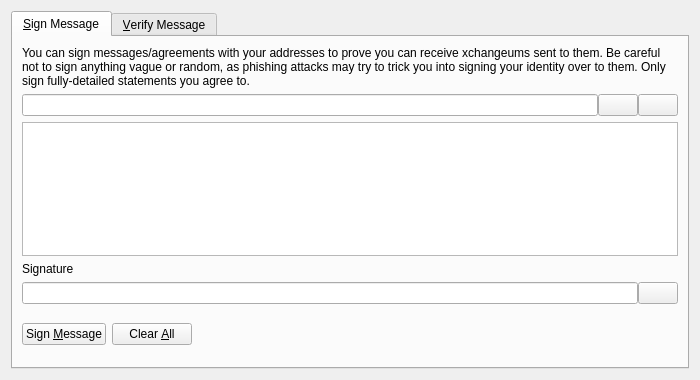
<?xml version="1.0" encoding="UTF-8"?>
<ui version="4.0">
 <class>SignVerifyMessageDialog</class>
 <widget class="QDialog" name="SignVerifyMessageDialog">
  <property name="geometry">
   <rect>
    <x>0</x>
    <y>0</y>
    <width>700</width>
    <height>380</height>
   </rect>
  </property>
  <property name="windowTitle">
   <string>Signatures - Sign / Verify a Message</string>
  </property>
  <property name="modal">
   <bool>true</bool>
  </property>
  <layout class="QVBoxLayout" name="verticalLayout">
   <item>
    <widget class="QTabWidget" name="tabWidget">
     <property name="currentIndex">
      <number>0</number>
     </property>
     <widget class="QWidget" name="tabSignMessage">
      <attribute name="title">
       <string>&amp;Sign Message</string>
      </attribute>
      <layout class="QVBoxLayout" name="verticalLayout_SM">
       <item>
        <widget class="QLabel" name="infoLabel_SM">
         <property name="text">
          <string>You can sign messages/agreements with your addresses to prove you can receive xchangeums sent to them. Be careful not to sign anything vague or random, as phishing attacks may try to trick you into signing your identity over to them. Only sign fully-detailed statements you agree to.</string>
         </property>
         <property name="textFormat">
          <enum>Qt::PlainText</enum>
         </property>
         <property name="wordWrap">
          <bool>true</bool>
         </property>
        </widget>
       </item>
       <item>
        <layout class="QHBoxLayout" name="horizontalLayout_1_SM">
         <property name="spacing">
          <number>0</number>
         </property>
         <item>
          <widget class="QValidatedLineEdit" name="addressIn_SM">
           <property name="toolTip">
            <string>The xChangeum address to sign the message with</string>
           </property>
          </widget>
         </item>
         <item>
          <widget class="QPushButton" name="addressBookButton_SM">
           <property name="toolTip">
            <string>Choose previously used address</string>
           </property>
           <property name="text">
            <string/>
           </property>
           <property name="icon">
            <iconset resource="../bitcoin.qrc">
             <normaloff>:/icons/address-book</normaloff>:/icons/address-book</iconset>
           </property>
           <property name="shortcut">
            <string>Alt+A</string>
           </property>
           <property name="autoDefault">
            <bool>false</bool>
           </property>
          </widget>
         </item>
         <item>
          <widget class="QPushButton" name="pasteButton_SM">
           <property name="toolTip">
            <string>Paste address from clipboard</string>
           </property>
           <property name="text">
            <string/>
           </property>
           <property name="icon">
            <iconset resource="../bitcoin.qrc">
             <normaloff>:/icons/editpaste</normaloff>:/icons/editpaste</iconset>
           </property>
           <property name="shortcut">
            <string>Alt+P</string>
           </property>
           <property name="autoDefault">
            <bool>false</bool>
           </property>
          </widget>
         </item>
        </layout>
       </item>
       <item>
        <widget class="QPlainTextEdit" name="messageIn_SM">
         <property name="toolTip">
          <string>Enter the message you want to sign here</string>
         </property>
        </widget>
       </item>
       <item>
        <widget class="QLabel" name="signatureLabel_SM">
         <property name="text">
          <string>Signature</string>
         </property>
         <property name="textFormat">
          <enum>Qt::PlainText</enum>
         </property>
        </widget>
       </item>
       <item>
        <layout class="QHBoxLayout" name="horizontalLayout_2_SM">
         <property name="spacing">
          <number>0</number>
         </property>
         <item>
          <widget class="QLineEdit" name="signatureOut_SM">
           <property name="font">
            <font>
             <italic>true</italic>
            </font>
           </property>
           <property name="readOnly">
            <bool>true</bool>
           </property>
          </widget>
         </item>
         <item>
          <widget class="QPushButton" name="copySignatureButton_SM">
           <property name="toolTip">
            <string>Copy the current signature to the system clipboard</string>
           </property>
           <property name="text">
            <string/>
           </property>
           <property name="icon">
            <iconset resource="../bitcoin.qrc">
             <normaloff>:/icons/editcopy</normaloff>:/icons/editcopy</iconset>
           </property>
           <property name="autoDefault">
            <bool>false</bool>
           </property>
          </widget>
         </item>
        </layout>
       </item>
       <item>
        <layout class="QHBoxLayout" name="horizontalLayout_3_SM">
         <item>
          <widget class="QPushButton" name="signMessageButton_SM">
           <property name="toolTip">
            <string>Sign the message to prove you own this xChangeum address</string>
           </property>
           <property name="text">
            <string>Sign &amp;Message</string>
           </property>
           <property name="icon">
            <iconset resource="../bitcoin.qrc">
             <normaloff>:/icons/edit</normaloff>:/icons/edit</iconset>
           </property>
           <property name="autoDefault">
            <bool>false</bool>
           </property>
          </widget>
         </item>
         <item>
          <widget class="QPushButton" name="clearButton_SM">
           <property name="toolTip">
            <string>Reset all sign message fields</string>
           </property>
           <property name="text">
            <string>Clear &amp;All</string>
           </property>
           <property name="icon">
            <iconset resource="../bitcoin.qrc">
             <normaloff>:/icons/remove</normaloff>:/icons/remove</iconset>
           </property>
           <property name="autoDefault">
            <bool>false</bool>
           </property>
          </widget>
         </item>
         <item>
          <spacer name="horizontalSpacer_1_SM">
           <property name="orientation">
            <enum>Qt::Horizontal</enum>
           </property>
           <property name="sizeHint" stdset="0">
            <size>
             <width>40</width>
             <height>48</height>
            </size>
           </property>
          </spacer>
         </item>
         <item>
          <widget class="QLabel" name="statusLabel_SM">
           <property name="font">
            <font>
             <weight>75</weight>
             <bold>true</bold>
            </font>
           </property>
           <property name="text">
            <string/>
           </property>
           <property name="wordWrap">
            <bool>true</bool>
           </property>
          </widget>
         </item>
         <item>
          <spacer name="horizontalSpacer_2_SM">
           <property name="orientation">
            <enum>Qt::Horizontal</enum>
           </property>
           <property name="sizeHint" stdset="0">
            <size>
             <width>40</width>
             <height>48</height>
            </size>
           </property>
          </spacer>
         </item>
        </layout>
       </item>
      </layout>
     </widget>
     <widget class="QWidget" name="tabVerifyMessage">
      <attribute name="title">
       <string>&amp;Verify Message</string>
      </attribute>
      <layout class="QVBoxLayout" name="verticalLayout_VM">
       <item>
        <widget class="QLabel" name="infoLabel_VM">
         <property name="text">
          <string>Enter the receiver's address, message (ensure you copy line breaks, spaces, tabs, etc. exactly) and signature below to verify the message. Be careful not to read more into the signature than what is in the signed message itself, to avoid being tricked by a man-in-the-middle attack. Note that this only proves the signing party receives with the address, it cannot prove sendership of any transaction!</string>
         </property>
         <property name="textFormat">
          <enum>Qt::PlainText</enum>
         </property>
         <property name="alignment">
          <set>Qt::AlignLeading|Qt::AlignLeft|Qt::AlignTop</set>
         </property>
         <property name="wordWrap">
          <bool>true</bool>
         </property>
        </widget>
       </item>
       <item>
        <layout class="QHBoxLayout" name="horizontalLayout_1_VM">
         <property name="spacing">
          <number>0</number>
         </property>
         <item>
          <widget class="QValidatedLineEdit" name="addressIn_VM">
           <property name="toolTip">
            <string>The xChangeum address the message was signed with</string>
           </property>
          </widget>
         </item>
         <item>
          <widget class="QPushButton" name="addressBookButton_VM">
           <property name="toolTip">
            <string>Choose previously used address</string>
           </property>
           <property name="text">
            <string/>
           </property>
           <property name="icon">
            <iconset resource="../bitcoin.qrc">
             <normaloff>:/icons/address-book</normaloff>:/icons/address-book</iconset>
           </property>
           <property name="shortcut">
            <string>Alt+A</string>
           </property>
           <property name="autoDefault">
            <bool>false</bool>
           </property>
          </widget>
         </item>
        </layout>
       </item>
       <item>
        <widget class="QPlainTextEdit" name="messageIn_VM"/>
       </item>
       <item>
        <widget class="QValidatedLineEdit" name="signatureIn_VM"/>
       </item>
       <item>
        <layout class="QHBoxLayout" name="horizontalLayout_2_VM">
         <item>
          <widget class="QPushButton" name="verifyMessageButton_VM">
           <property name="toolTip">
            <string>Verify the message to ensure it was signed with the specified xChangeum address</string>
           </property>
           <property name="text">
            <string>Verify &amp;Message</string>
           </property>
           <property name="icon">
            <iconset resource="../bitcoin.qrc">
             <normaloff>:/icons/transaction_0</normaloff>:/icons/transaction_0</iconset>
           </property>
           <property name="autoDefault">
            <bool>false</bool>
           </property>
          </widget>
         </item>
         <item>
          <widget class="QPushButton" name="clearButton_VM">
           <property name="toolTip">
            <string>Reset all verify message fields</string>
           </property>
           <property name="text">
            <string>Clear &amp;All</string>
           </property>
           <property name="icon">
            <iconset resource="../bitcoin.qrc">
             <normaloff>:/icons/remove</normaloff>:/icons/remove</iconset>
           </property>
           <property name="autoDefault">
            <bool>false</bool>
           </property>
          </widget>
         </item>
         <item>
          <spacer name="horizontalSpacer_1_VM">
           <property name="orientation">
            <enum>Qt::Horizontal</enum>
           </property>
           <property name="sizeHint" stdset="0">
            <size>
             <width>40</width>
             <height>48</height>
            </size>
           </property>
          </spacer>
         </item>
         <item>
          <widget class="QLabel" name="statusLabel_VM">
           <property name="font">
            <font>
             <weight>75</weight>
             <bold>true</bold>
            </font>
           </property>
           <property name="text">
            <string/>
           </property>
           <property name="wordWrap">
            <bool>true</bool>
           </property>
          </widget>
         </item>
         <item>
          <spacer name="horizontalSpacer_2_VM">
           <property name="orientation">
            <enum>Qt::Horizontal</enum>
           </property>
           <property name="sizeHint" stdset="0">
            <size>
             <width>40</width>
             <height>48</height>
            </size>
           </property>
          </spacer>
         </item>
        </layout>
       </item>
      </layout>
     </widget>
    </widget>
   </item>
  </layout>
 </widget>
 <customwidgets>
  <customwidget>
   <class>QValidatedLineEdit</class>
   <extends>QLineEdit</extends>
   <header>qt/qvalidatedlineedit.h</header>
  </customwidget>
 </customwidgets>
 <resources>
  <include location="../bitcoin.qrc"/>
 </resources>
 <connections/>
</ui>
